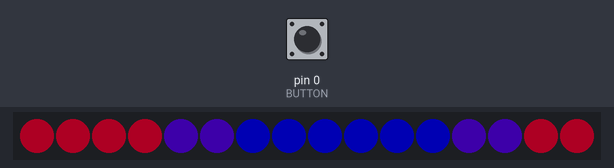
The sketch below on a simulated Arduino Uno, built with avr-gcc and run on an emulated ATmega328P. Parts: 16 RGB LEDs in strip order, left to right. The test bench sets the inputs (shaded band); at power-on: pin 0 (BUTTON) LOW. Dim RGB values are drawn brighter than linear; random numbers use the default seed unless the sketch sets one.

Above: at 1.4 s.
1.5 s: pin 0 (BUTTON) pulled HIGH for 0.25 s
At 1.73 s:
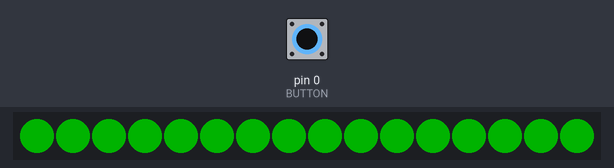
3.2 s: pin 0 (BUTTON) pulled HIGH for 1 s
At 3.39 s:
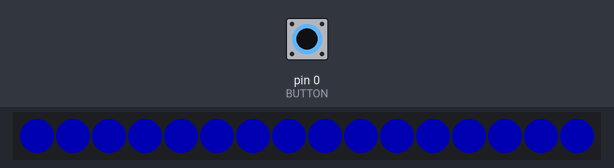
5.7 s: pin 0 (BUTTON) pulled HIGH for 0.25 s
At 6.19 s:
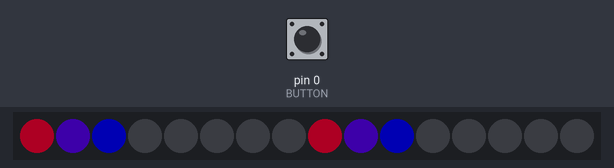

The sketch:

bipride.ino
```cpp
/*
 * Bi Pride Necklace
 * by brightcolorfulflickers
 * August 2016
 *
 * github.com/brightcolorfulflickers
 * brightcolorfulflickers.tumblr.com
 * instagram.com/brightcolorfulflickers
 */

#include <Adafruit_NeoPixel.h>
#ifdef __AVR__
  #include <avr/power.h>
#endif

#define LED_PIN 1
#define BUTTON 0
#define GNDPIN 2
#define NUM_LEDS 16
int modeCount = 0;
const byte numModes = 4;

unsigned long lastButtonCheck = 0;
const unsigned long buttonDebounceTime = 200; //200 ms
bool firstUpdate = false;

byte buttonFlag;//this flag is used to communicate to the main loop that a new value was read.

Adafruit_NeoPixel strip = Adafruit_NeoPixel(NUM_LEDS, LED_PIN, NEO_GRB + NEO_KHZ800);

// Colors!
const uint32_t bi_blue = 255;// = Wheel(170);
const uint32_t bi_pink = 13762605;// = Wheel(240);
const uint32_t bi_purple = 4522170;// = Wheel(193);

const uint32_t white = 16777215;// = strip.Color(255, 255, 255);
const uint32_t black = 0;

//Flags!
const uint32_t biFlag[NUM_LEDS] = {bi_pink, bi_pink, bi_pink, bi_pink, bi_purple, bi_purple, bi_blue, bi_blue, bi_blue, bi_blue, bi_blue, bi_blue, bi_purple, bi_purple, bi_pink, bi_pink};
const uint32_t biChase[NUM_LEDS] = {bi_pink, bi_purple, bi_blue, black, black, black, black, black, bi_pink, bi_purple, bi_blue, black, black, black, black, black};

void setup() {
  strip.begin();
  strip.setBrightness(60);
  strip.show(); // Initialize all pixels to 'off'
  pinMode(BUTTON, INPUT);
  pinMode(GNDPIN, OUTPUT);
  digitalWrite(GNDPIN, LOW);
}

void loop() {
  //if debounce time has passed, check button
  if ((unsigned long)(millis() - lastButtonCheck) > buttonDebounceTime) {
    int buttonRead = digitalRead(BUTTON);
    if (buttonRead == HIGH) {
      buttonFlag = 1; //set the flag that tells the loop() that a button was pushed
    }
    lastButtonCheck = millis();
  }

  //if button has been pressed, update the display (or if it's never been set)
  if (buttonFlag == 1 || firstUpdate == false) {
    buttonFlag = 0; //clear button press
    if (firstUpdate == false) {
      firstUpdate = true; //the first update has occurred
    }
    else { // otherwise, increment mode counter as usual
      modeCount++;
      //Debug -- See which mode you're in when you click
      uint32_t tempcolor;
      if (modeCount % numModes == 0) {
        tempcolor = strip.Color(255,0,0);
      }
      else if (modeCount % numModes == 1) {
        tempcolor = strip.Color(0,255,0);
      }
      else if (modeCount % numModes == 2) {
        tempcolor = strip.Color(0,0,255);
      }
      else if (modeCount % numModes == 3) {
        tempcolor = strip.Color(128,128,0);
      }
      for(uint8_t i=0; i<strip.numPixels(); i++) {
        strip.setPixelColor(i, tempcolor);
      }
      strip.show();
      delay(250);
    }

  }
  if (modeCount % numModes == 0) {
    biFlagDisplay();
  }
  else if (modeCount % numModes == 1) {
    biFlagRotate(200);
  }
  else if (modeCount % numModes == 2) {
    biColorChase(100);
  }
  else if (modeCount % numModes == 3) { //random mode!

    int randMode = random(numModes-1); // choose a random mode
    long randTime = random(3000, 15000); // keep for a random time from 3-15 seconds
    long startMode = millis();
    if (randMode == 0) {
      while ((unsigned long)(millis() - startMode) < randTime) {
        biFlagDisplay();
        if (intDelay()) {
          return;
        }
      }
    }
    else if (randMode == 1) {
      while ((unsigned long)(millis() - startMode) < randTime) {
        biFlagRotate(200);
        if (buttonFlag == 1) {
          return;
        }
      }
    }
    else if (randMode == 2) {
      while ((unsigned long)(millis() - startMode) < randTime) {
        biColorChase(100);
        if (buttonFlag == 1) {
          return;
        }
      }

    }
  }

}

// This function appears to have stopped working. Unclear why.
bool intDelay() {
  if ((unsigned long)(millis() - lastButtonCheck) > buttonDebounceTime) {
    int buttonRead = digitalRead(BUTTON);
    lastButtonCheck = millis();
    if (buttonRead == HIGH) {
        buttonFlag = 1; //set the flag that tells the loop() that a button was pushed
        return true; //return to the main loop to change the mode
      }
    else {
      return false;
    }
  }
}

/* BI PRIDE */

void biFlagDisplay() {
  uint8_t i;

  for(i=0; i<strip.numPixels(); i++) {
    strip.setPixelColor(i, biFlag[i]);
  }
  strip.show();
}

void biFlagRotate(uint8_t wait) {
  uint8_t i;
  uint8_t j;

  for (j=0; j<strip.numPixels(); j++) {
    for(i=0; i<strip.numPixels(); i++) {
      strip.setPixelColor(i, biFlag[(i+j) % NUM_LEDS]);
    }
    strip.show();
    //we need to check the button in here because of the delay
    long startWait = millis();
    while ((unsigned long)(millis() - startWait) < wait) {
//      if (intDelay()) {
//        return;
//      }
      if ((unsigned long)(millis() - lastButtonCheck) > buttonDebounceTime) {
        int buttonRead = digitalRead(BUTTON);
        lastButtonCheck = millis();
        if (buttonRead == HIGH) {
          buttonFlag = 1; //set the flag that tells the loop() that a button was pushed
          return; //return to the main loop to change the mode
        }
      }
    }
  }
}

void biColorChase(uint8_t wait) {
  uint8_t i;
  uint8_t j;

  //uint32_t biChase[NUM_LEDS] = {bi_pink, bi_purple, bi_blue, black, black, black, black, black, bi_pink, bi_purple, bi_blue, black, black, black, black, black};

  for (j=0; j<strip.numPixels(); j++) {
    for(i=0; i<strip.numPixels(); i++) {
      strip.setPixelColor(i, biChase[(i+j) % NUM_LEDS]);
    }
    strip.show();
        //we need to check the button in here because of the delay
    long startWait = millis();
    while ((unsigned long)(millis() - startWait) < wait) {
//      if (intDelay()) {
//        return;
//      }
      if ((unsigned long)(millis() - lastButtonCheck) > buttonDebounceTime) {
        int buttonRead = digitalRead(BUTTON);
        lastButtonCheck = millis();
        if (buttonRead == HIGH) {
          buttonFlag = 1; //set the flag that tells the loop() that a button was pushed
          return; //return to the main loop to change the mode
        }
      }
    }
  }
}

// Input a value 0 to 255 to get a color value.
// The colours are a transition r - g - b - back to r.
uint32_t Wheel(byte WheelPos) {
  WheelPos = 255 - WheelPos;
  if(WheelPos < 85) {
    return strip.Color(255 - WheelPos * 3, 0, WheelPos * 3);
  }
  if(WheelPos < 170) {
    WheelPos -= 85;
    return strip.Color(0, WheelPos * 3, 255 - WheelPos * 3);
  }
  WheelPos -= 170;
  return strip.Color(WheelPos * 3, 255 - WheelPos * 3, 0);
}
```

Measured:
- after the input at 1.5 s, the LEDs: change after 0.11 s (image 1)
